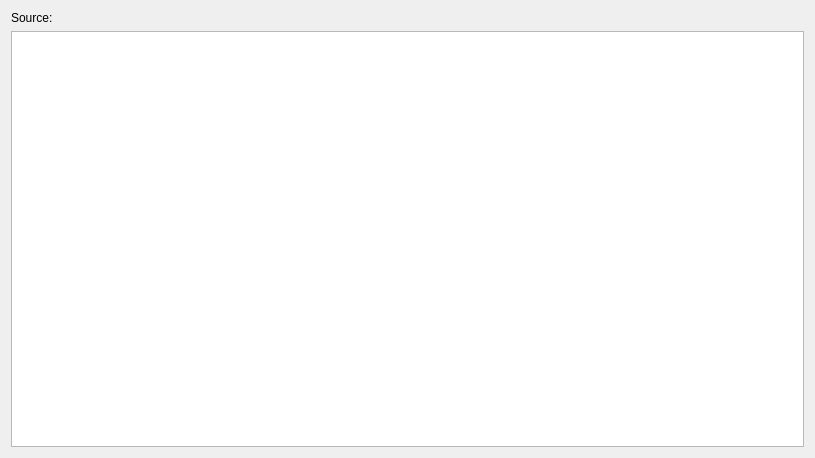
<?xml version="1.0" encoding="UTF-8"?>
<ui version="4.0">
 <class>TextDlgUI</class>
 <widget class="QDialog" name="TextDlgUI">
  <property name="geometry">
   <rect>
    <x>0</x>
    <y>0</y>
    <width>815</width>
    <height>458</height>
   </rect>
  </property>
  <property name="windowTitle">
   <string>View Source</string>
  </property>
  <layout class="QVBoxLayout" name="verticalLayout">
   <item>
    <widget class="QLabel" name="m_title">
     <property name="text">
      <string>Source:</string>
     </property>
    </widget>
   </item>
   <item>
    <widget class="QPlainTextEdit" name="m_data">
     <property name="font">
      <font>
       <family>Inconsolata</family>
       <pointsize>14</pointsize>
      </font>
     </property>
    </widget>
   </item>
  </layout>
 </widget>
 <resources/>
 <connections/>
</ui>
